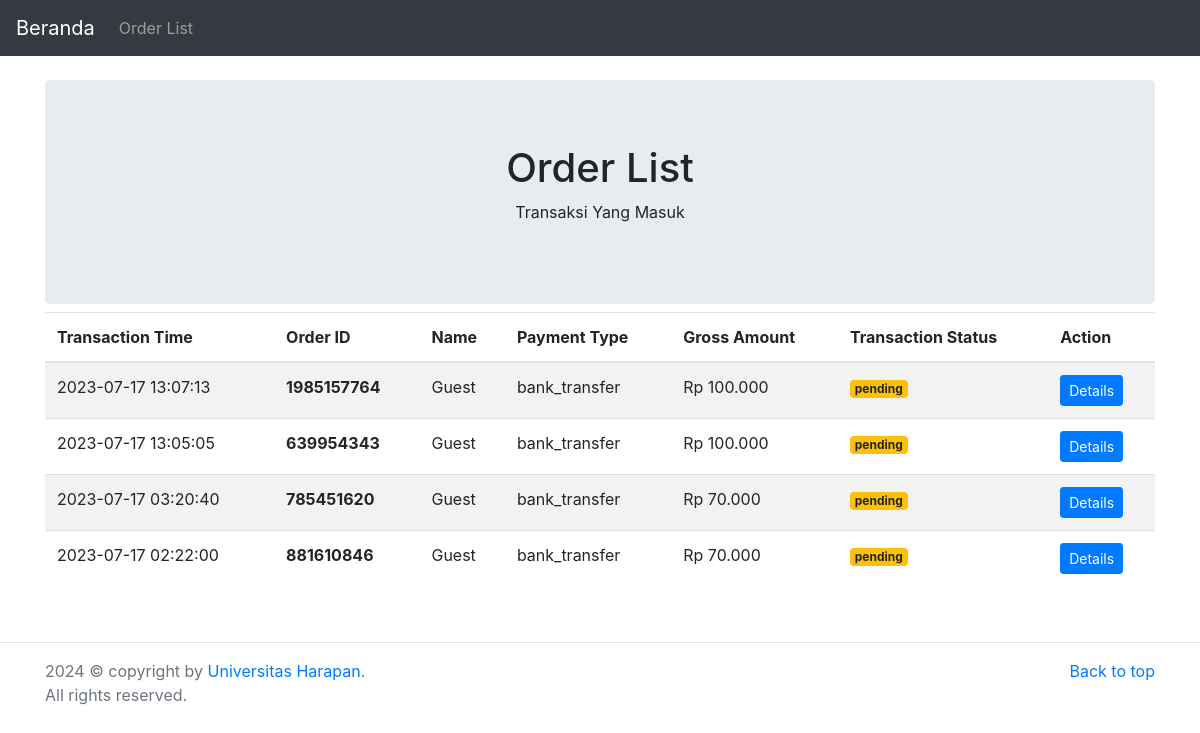
Page /welcome/order_list on the committed database.
### tables this page shows
CREATE TABLE `tb_transaction` (
  `order_id` char(20) NOT NULL,
  `customer_name` varchar(50) DEFAULT NULL,
  `customer_email` varchar(20) DEFAULT NULL,
  `gross_amount` int(20) DEFAULT NULL,
  `payment_type` varchar(20) DEFAULT NULL,
  `transaction_time` datetime DEFAULT NULL,
  `settlement_time` datetime DEFAULT NULL,
  `bank` varchar(20) DEFAULT NULL,
  `va_numbers` varchar(50) DEFAULT NULL,
  `status_message` text DEFAULT NULL,
  `pdf_url` text DEFAULT NULL,
  `transaction_status` char(20) DEFAULT NULL,
  `status_code` char(3) DEFAULT NULL,
  `transaction_id` varchar(200) DEFAULT NULL,
  `finish_redirect_url` text DEFAULT NULL,
  `payment_code` varchar(50) DEFAULT NULL
);

### application/modules/welcome/controllers/Welcome.php (called while the page is built, shortened)
<?php
class Welcome extends MX_Controller
{
	public function __construct()
	{
		$this->load->model(['M_Welcome']);
	}
	public function order_list()
	{
		$data['trx'] = $this->M_Welcome->get_transaction();
		$this->load->view('order_list', $data);
	}
}

### index.php (called while the page is built, shortened)
<?php
require_once BASEPATH.'core/CodeIgniter.php';

### application/modules/welcome/models/M_Welcome.php (called while the page is built, shortened)
<?php
class M_Welcome extends CI_Model
{
    public function get_transaction()
    {
        $query = $this->db->get('tb_transaction');
        return $query->result();
    }
}

### application/modules/welcome/views/order_list.php (the view, shortened to what this page needs)
<!DOCTYPE html>
<html lang="en">
<head>
    <link rel="stylesheet" href="https://maxcdn.bootstrapcdn.com/bootstrap/4.5.2/css/bootstrap.min.css">
</head>
<body>
    <nav class="navbar navbar-expand-sm bg-dark navbar-dark">
        <a class="navbar-brand" href="<?= base_url('') ?>">Beranda</a>
        <ul class="navbar-nav">
            <li class="nav-item">
                <a class="nav-link" href="<?= base_url('welcome/order_list') ?>">Order List</a>
            </li>
        </ul>
    </nav>
    <div class="container mt-4">
        <div class="jumbotron text-center mb-2 ">
            <h1>Order List</h1>
            <p>Transaksi Yang Masuk</p>
        </div>
        <table class="table table-striped">
            <thead>
                <tr>
                    <th scope="col">Transaction Time</th>
                    <th scope="col">Order ID</th>
                    <th scope="col">Name</th>
                    <th scope="col">Payment Type</th>
                    <th scope="col">Gross Amount</th>
                    <th scope="col">Transaction Status</th>
                    <th scope="col">Action</th>
                </tr>
            </thead>
            <tbody>
                <?php
                if (is_array($trx) || is_object($trx)) {
                    foreach ($trx as $row) {
                        if ($row->status_code == '201') {
                            $color = "warning";
                        } else if ($row->status_code == '200') {
                            $color = "success";
                        } else {
                            $color = "danger";
                        }
                ?>
                        <tr>
                            <td><?= $row->transaction_time ?></td>
                            <th><?= $row->order_id ?></th>
                            <td><?= $row->customer_name ?></td>
                            <td><?= $row->payment_type ?></td>
                            <td>Rp <?= number_format($row->gross_amount, 0, ',', '.') ?></td>
                            <td><span class="badge badge-sm badge-<?= $color ?>"><?= $row->transaction_status ?></span></td>
                            <td><button class="btn btn-primary btn-sm" data-toggle="modal" data-target="#Modal<?= $row->order_id ?>">Details</button></td>
                        </tr>
                <?php }
                } ?>
            </tbody>
        </table>
    </div>
</body>
<br>
<hr>
<footer class="text-muted">
<div class="container">
		<p class="float-right">
			<a href="#">Back to top</a>
		</p>
		<p><?php echo date('Y');?> © copyright by <a href="http://universitasharapan.com" target="_blank">Universitas Harapan</a>.  <br>All rights reserved.</p>
	</div>
</footer>
</html>

### application/third_party/MX/Loader.php (shortened to what this page needs)
<?php (defined('BASEPATH')) OR exit('No direct script access allowed');
class MX_Loader extends CI_Loader
{
	protected $_module;
	public $_ci_cached_vars = array();
	public function initialize($controller = NULL)
	{
		$this->_module = CI::$APP->router->fetch_module();
	}
	public function model($model, $object_name = NULL, $connect = FALSE)
	{
		if (is_array($model)) return $this->models($model);
		($_alias = $object_name) OR $_alias = basename($model);
		list($path, $_model) = Modules::find(strtolower($model), $this->_module, 'models/');
		if ($path == FALSE)
		{
			parent::model($model, $object_name, $connect);
		}
		else
		{
			CI::$APP->$_alias = new $model();
		}
		return $this;
	}
	public function models($models)
	{
		return $this;
	}
	public function view($view, $vars = array(), $return = FALSE)
	{
		list($path, $_view) = Modules::find($view, $this->_module, 'views/');
		if ($path != FALSE)
		{
			$this->_ci_view_paths = array($path => TRUE) + $this->_ci_view_paths;
			$view = $_view;
		}
		return $this->_ci_load(array('_ci_view' => $view, '_ci_vars' => $this->_ci_object_to_array($vars), '_ci_return' => $return));
	}
	public function _ci_load($_ci_data)
	{
		extract($_ci_data);
		if (isset($_ci_view))
		{
			$_ci_path = '';
			$_ci_file = (pathinfo($_ci_view, PATHINFO_EXTENSION)) ? $_ci_view : $_ci_view.EXT;
			foreach ($this->_ci_view_paths as $path => $cascade)
			{
				if (file_exists($view = $path.$_ci_file))
				{
					$_ci_path = $view;
					break;
				}
			}
		}
		elseif (isset($_ci_path))
		{
			$_ci_file = basename($_ci_path);
			if( ! file_exists($_ci_path)) $_ci_path = '';
		}
		if (isset($_ci_vars))
			$this->_ci_cached_vars = array_merge($this->_ci_cached_vars, (array) $_ci_vars);
		extract($this->_ci_cached_vars);
		if ((bool) @ini_get('short_open_tag') === FALSE && CI::$APP->config->item('rewrite_short_tags') == TRUE)
		{
			echo eval('?>'.preg_replace("/;*\s*\?>/", "; ?>", str_replace('<?=', '<?php echo ', file_get_contents($_ci_path))));
		}
		else
		{
			include($_ci_path);
		}
	}
	protected function _ci_object_to_array($object) {
	    return is_object($object) ? get_object_vars($object) : $object;
	}
}

### application/modules/welcome/views/order_list.php (style rules this page uses)
li { list-style-type: none; }

### rows in the picture
tb_transaction: transaction_time "2023-07-17 13:07:13", order_id "1985157764", customer_name "Guest", payment_type "bank_transfer", gross_amount "100.000", transaction_status "pending"
tb_transaction: transaction_time "2023-07-17 13:05:05", order_id "639954343", customer_name "Guest", payment_type "bank_transfer", gross_amount "100.000", transaction_status "pending"
tb_transaction: transaction_time "2023-07-17 03:20:40", order_id "785451620", customer_name "Guest", payment_type "bank_transfer", gross_amount "70.000", transaction_status "pending"
tb_transaction: transaction_time "2023-07-17 02:22:00", order_id "881610846", customer_name "Guest", payment_type "bank_transfer", gross_amount "70.000", transaction_status "pending"
